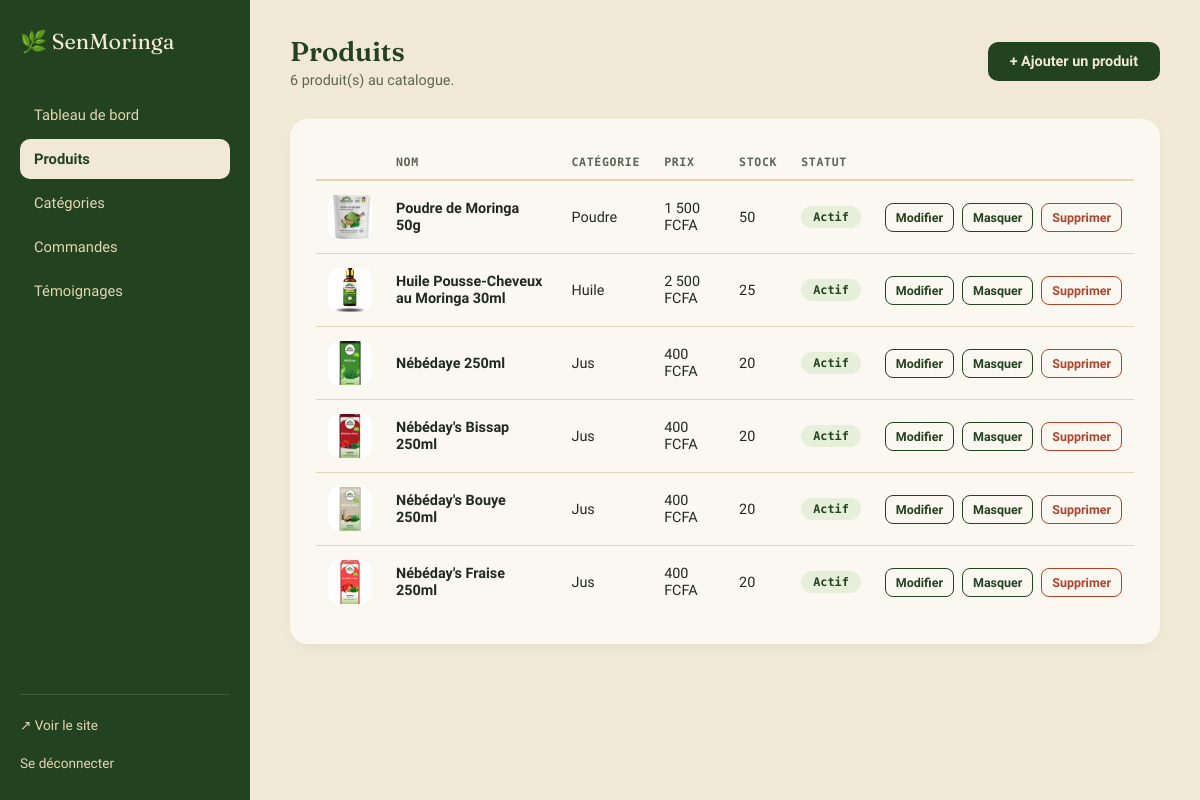
Page /admin/produits.php (signed in) on the committed database.
### tables this page shows
CREATE TABLE IF NOT EXISTS produits (
    id INT AUTO_INCREMENT PRIMARY KEY,
    nom VARCHAR(150) NOT NULL,
    slug VARCHAR(150) NOT NULL UNIQUE,
    description TEXT,
    description_courte VARCHAR(255),
    prix DECIMAL(10,2) NOT NULL,
    ancien_prix DECIMAL(10,2) DEFAULT NULL,
    image VARCHAR(255) DEFAULT NULL,
    stock INT NOT NULL DEFAULT 0,
    categorie_id INT DEFAULT NULL,
    populaire TINYINT(1) NOT NULL DEFAULT 0,
    actif TINYINT(1) NOT NULL DEFAULT 1,
    ordre INT NOT NULL DEFAULT 0,
    created_at TIMESTAMP DEFAULT CURRENT_TIMESTAMP,
    FOREIGN KEY (categorie_id) REFERENCES categories(id) ON DELETE SET NULL
);

CREATE TABLE IF NOT EXISTS categories (
    id INT AUTO_INCREMENT PRIMARY KEY,
    nom VARCHAR(100) NOT NULL,
    slug VARCHAR(100) NOT NULL UNIQUE,
    description VARCHAR(255) DEFAULT NULL
);

### includes/functions.php (called while the page is built, shortened)
<?php
function formatPrix($nombre): string
{
    return number_format((float)$nombre, 0, ',', ' ') . ' ' . SITE_DEVISE;
}
function e(string $texte): string
{
    return htmlspecialchars($texte, ENT_QUOTES, 'UTF-8');
}

### admin/produits.php (the view, shortened to what this page needs)
<?php
require_once __DIR__ . '/../includes/functions.php';
$pdo = getPDO();
$produits = $pdo->query("SELECT p.*, c.nom AS categorie_nom FROM produits p LEFT JOIN categories c ON p.categorie_id = c.id ORDER BY p.created_at DESC")->fetchAll();
require __DIR__ . '/includes/admin_header.php';
?>
<div class="admin-topbar">
  <div><h1>Produits</h1><p><?= count($produits) ?> produit(s) au catalogue.</p></div>
  <a href="<?= BASE_URL ?>/admin/produit_form.php" class="btn btn-principal">+ Ajouter un produit</a>
</div>
<div class="panneau">
  <table>
    <thead><tr><th></th><th>Nom</th><th>Catégorie</th><th>Prix</th><th>Stock</th><th>Statut</th><th></th></tr></thead>
    <tbody>
      <?php foreach ($produits as $p): ?>
        <tr>
          <td>
            <div class="miniature-table">
              <?php if (!empty($p['image'])): ?>
                <img src="<?= BASE_URL ?>/assets/images/produits/<?= e($p['image']) ?>" alt="">
              <?php else: ?>🌿<?php endif; ?>
            </div>
          </td>
          <td><strong><?= e($p['nom']) ?></strong></td>
          <td><?= e($p['categorie_nom'] ?? '—') ?></td>
          <td><?= formatPrix($p['prix']) ?></td>
          <td><?= (int)$p['stock'] ?><?= $p['stock'] <= 5 ? ' <span class="badge badge-jaune">bas</span>' : '' ?></td>
          <td><span class="badge <?= $p['actif'] ? 'badge-vert' : 'badge-gris' ?>"><?= $p['actif'] ? 'Actif' : 'Masqué' ?></span></td>
          <td>
            <div class="actions-table">
              <a href="<?= BASE_URL ?>/admin/produit_form.php?id=<?= (int)$p['id'] ?>" class="btn btn-contour btn-petit">Modifier</a>
              <a href="<?= BASE_URL ?>/admin/produits.php?toggle=<?= (int)$p['id'] ?>" class="btn btn-contour btn-petit"><?= $p['actif'] ? 'Masquer' : 'Activer' ?></a>
              <a href="<?= BASE_URL ?>/admin/produit_supprimer.php?id=<?= (int)$p['id'] ?>" class="btn btn-danger btn-petit" onclick="return confirm('Supprimer définitivement ce produit ?');">Supprimer</a>
            </div>
          </td>
        </tr>
      <?php endforeach; ?>
    </tbody>
  </table>
</div>
<?php require __DIR__ . '/includes/admin_footer.php'; ?>

### assets/css/admin.css (style rules this page uses)
:root { --vert-foret: #23421F; --vert-feuille: #4F8B3B; --sable: #F1E9D6; --sable-fonce: #E4D6B4; --creme: #FBF8F1; --terre: #A2622B; --or: #C99A3B; --encre: #212B1D; --encre-douce: #5b6656; --rouge: #B0432C; --font-display: 'Fraunces', serif; --font-corps: 'Work Sans', sans-serif; --font-detail: 'Space Mono', monospace; }
* { box-sizing: border-box; margin: 0; padding: 0; }
body { font-family: var(--font-corps); background: var(--sable); color: var(--encre); }
a { color: inherit; text-decoration: none; }
h1, h2, h3 { font-family: var(--font-display); color: var(--vert-foret); font-weight: 600; }
.admin-topbar { display: flex; justify-content: space-between; align-items: center; margin-bottom: 30px; }
.admin-topbar h1 { font-size: 1.7rem; }
.admin-topbar p { color: var(--encre-douce); font-size: 0.9rem; margin-top: 4px; }
.btn { display: inline-flex; align-items: center; gap: 8px; padding: 11px 22px; border-radius: 10px; font-weight: 600; font-size: 0.9rem; border: none; cursor: pointer; transition: transform .15s, background .15s; }
.btn-principal { background: var(--vert-foret); color: var(--sable); }
.btn-contour { background: transparent; border: 1.5px solid var(--vert-foret); color: var(--vert-foret); }
.btn-danger { background: transparent; color: var(--rouge); border: 1.5px solid var(--rouge); }
.btn-petit { padding: 7px 14px; font-size: 0.8rem; }
.panneau { background: var(--creme); border-radius: 18px; padding: 26px; box-shadow: 0 6px 18px -10px rgba(31,58,36,0.15); margin-bottom: 26px; }
table { width: 100%; border-collapse: collapse; }
th { text-align: left; font-family: var(--font-detail); font-size: 0.72rem; text-transform: uppercase; letter-spacing: .06em; color: var(--encre-douce); padding: 10px 12px; border-bottom: 2px solid var(--sable-fonce); }
td { padding: 14px 12px; border-bottom: 1px solid var(--sable-fonce); font-size: 0.9rem; vertical-align: middle; }
tr:last-child td { border-bottom: none; }
.miniature-table { width: 44px; height: 44px; border-radius: 8px; background: var(--sable-fonce); display:flex; align-items:center; justify-content:center; overflow:hidden; }
.miniature-table img { width:100%; height:100%; object-fit:cover; }
.badge { display: inline-block; padding: 4px 12px; border-radius: 100px; font-size: 0.74rem; font-weight: 600; font-family: var(--font-detail); }
.badge-vert { background: #E5EFD9; color: var(--vert-foret); }
.actions-table { display: flex; gap: 8px; }
.actions-table a, .actions-table button { padding: 6px 10px; border-radius: 8px; font-size: 0.78rem; }

### rows in the picture
produits: image (picture), nom "Poudre de Moringa 50g", categorie.nom "Poudre", prix "1 500 FCFA", stock "50", actif "Actif"
produits: image (picture), nom "Huile Pousse-Cheveux au Moringa 30ml", categorie.nom "Huile", prix "2 500 FCFA", stock "25", actif "Actif"
produits: image (picture), nom "Nébédaye 250ml", categorie.nom "Jus", prix "400 FCFA", stock "20", actif "Actif"
produits: image (picture), nom "Nébéday's Bissap 250ml", categorie.nom "Jus", prix "400 FCFA", stock "20", actif "Actif"
produits: image (picture), nom "Nébéday's Bouye 250ml", categorie.nom "Jus", prix "400 FCFA", stock "20", actif "Actif"
produits: image (picture), nom "Nébéday's Fraise 250ml", categorie.nom "Jus", prix "400 FCFA", stock "20", actif "Actif"

### other values in the picture
count($produits) "6"
